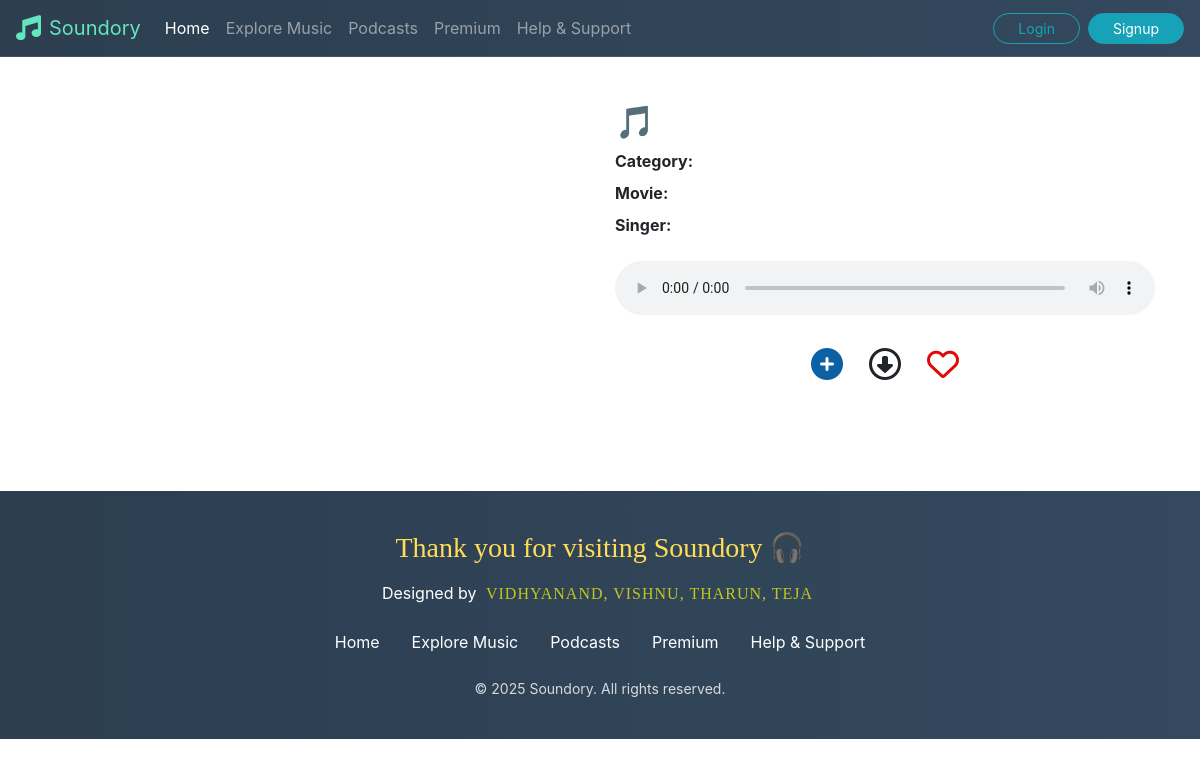
The app's page /musicbeats/songs/16, older data.
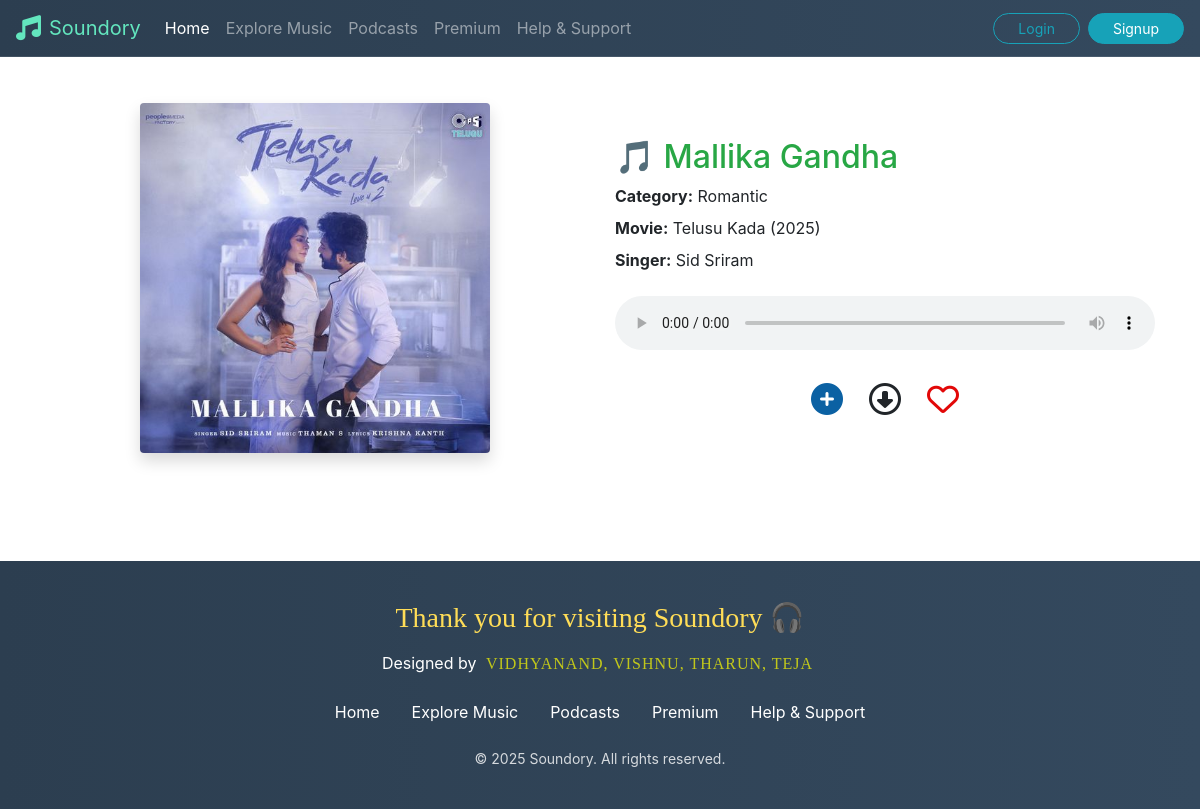
The same page, newer data.
### musicbeats/models.py (models this page shows, shortened)
class Song(models.Model):
    song_id = models.AutoField(primary_key=True)
    name = models.CharField(max_length=2000)
    singer = models.CharField(max_length=2000)
    tags = models.CharField(max_length=100)
    image = models.ImageField(upload_to='images')
    song = models.FileField(upload_to='songs/')
    movie = models.CharField(max_length=1000,default="")

### musicbeats/views.py (the view)
# urls.py: path('songs/<int:id>',views.songpost,name='songpost'),
def songpost(request,id):
    song=Song.objects.filter(song_id=id).first()
    return render(request, 'musicbeats/songpost.html',{'song':song})

### musicbeats/templates/musicbeats/songpost.html (shortened to what this page needs)
{%extends 'musicbeats/basic.html'%}
{% block body %}
{% load static %}
<div class="container py-5">
    <div class="row align-items-center">
      <div class="col-md-6 mb-4 mb-md-0 d-flex justify-content-center">
        <img src="/media/{{ song.image }}" alt="{{ song.name }}" class="img-fluid rounded shadow" style="max-width: 100%; height: auto; max-height: 350px; object-fit: cover;">
      </div>
      <div class="col-md-6">
        <h2 class="fw-semibold text-success">🎵 {{ song.name }}</h2>
        <p class="mb-2"><strong>Category:</strong> {{ song.tags }}</p>
        <p class="mb-2"><strong>Movie:</strong> {{ song.movie }}</p>
        <p class="mb-4"><strong>Singer:</strong> {{ song.singer }}</p>
        <audio controls class="w-100 mb-4">
          <source src="/media/{{ song.song }}" type="audio/mp3">
        </audio>
         <div class="d-flex justify-content-center flex-wrap gap-3 text-center">
  <form action="{% url 'watchlater' %}" method="POST">
    <button type="submit" class="btn">
      {% if song.song_id in watchlater_ids %}
        <i class="fa-solid fa-circle-check fa-2xl" style="color: #0b61a3ff;"></i>
      {% else %}
        <i class="fa-solid fa-circle-plus fa-2xl" style="color: #0b61a3ff;"></i>
      {% endif %}
    </button>
  </form>
  <a href="/media/{{ song.song }}" download class="btn" title="Download">
    <i class="fa-regular fa-circle-down fa-2xl"></i>
  </a>
  <form action="{% url 'liked' %}" method="POST">
    <button type="submit" class="btn">
      {% if song.song_id in liked_ids %}
        <i class="fa-solid fa-heart fa-2xl" style="color: #e20808;"></i>
      {% else %}
        <i class="fa-regular fa-heart fa-2xl" style="color: #e20808;"></i>
      {% endif %}
    </button>
  </form>
</div>
      </div>
    </div>
  </div>
{% endblock %}

Row changes from the older to the newer data that the page shows:
added Song: image (picture), name "Mallika Gandha", tags "Romantic", movie "Telusu Kada (2025)", singer "Sid Sriram"
